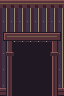

Rendered tile map (Tiled .tmx) drawn with the repository's tilesets; below, a short description and the full map source, tile grids included:
An orthogonal 2x3 tile map with 32x32 px tiles, 1 tile layer (Assembly), 3 tilesets.

<map version="1.10" orientation="orthogonal" renderorder="right-down" width="2" height="3" tilewidth="32" tileheight="32" infinite="0" nextlayerid="2" nextobjectid="1">
  <tileset firstgid="1" source="../floors.tsx" />
  <tileset firstgid="321" source="../walls.tsx" />
  <tileset firstgid="961" source="../architecture.tsx" />
  <layer id="1" name="Assembly" width="2" height="3">
    <data encoding="csv">
909,910,
925,926,
941,942
</data>
  </layer>
</map>
